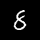

Reproduce this figure in Python.
import numpy as np
from PIL import Image


x = np.fromfile("data" ,dtype=np.uint8)
print(x.shape)
x = x.reshape(2, 40, 40)


im = Image.fromarray(x[0])
im.save('tmp.png')
